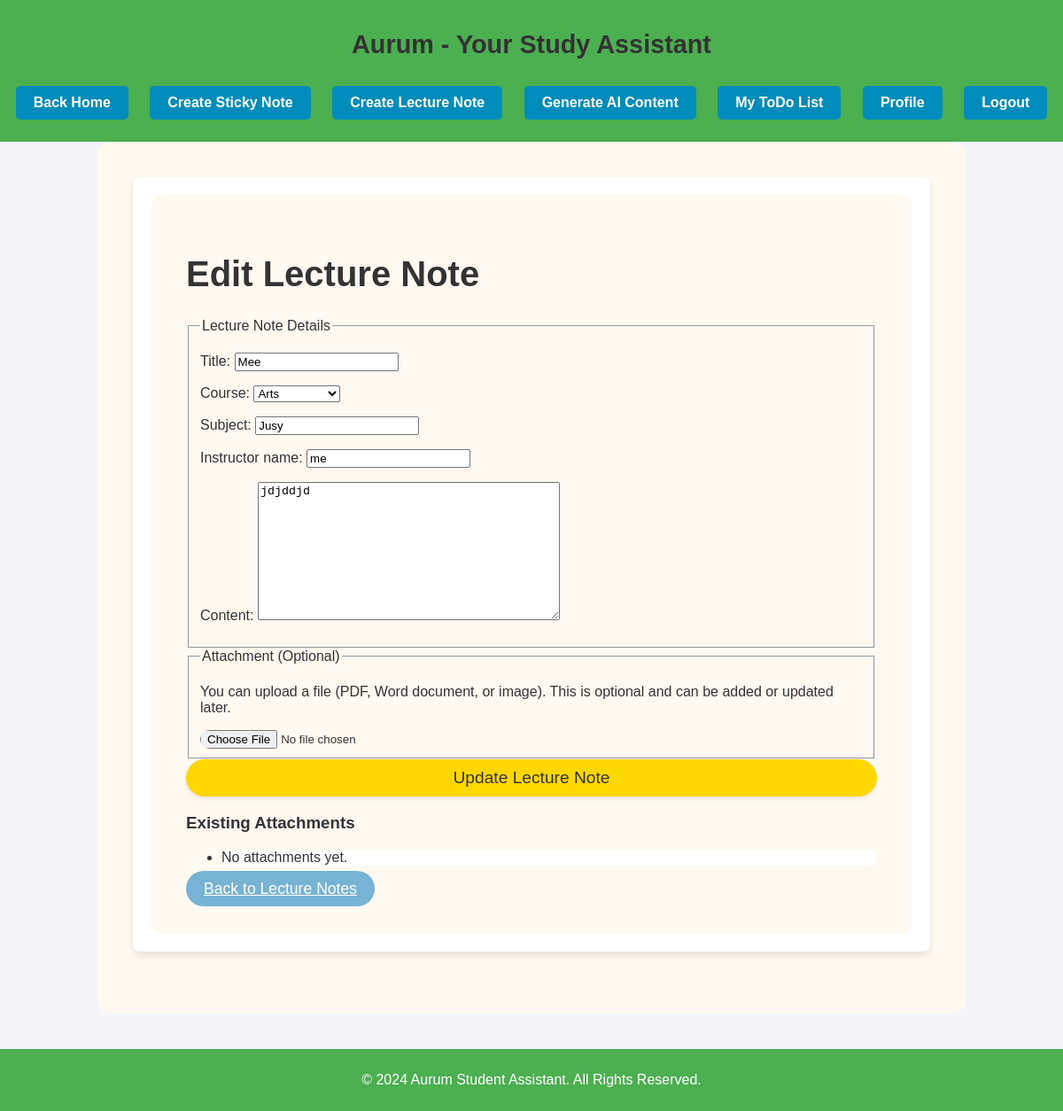
/notes/sticky-notes/lecture-note/1/edit/ (signed in), run on the app's committed database.
### notes/models.py (models this page shows, shortened)
class LectureNote(models.Model):
    COURSE_CHOICES = [
        ('Science', 'Science'),
        ('Arts', 'Arts'),
        ('History', 'History'),
        ('Politics', 'Politics'),
        ('Mathematics', 'Mathematics'),
    ]
    user = models.ForeignKey(settings.AUTH_USER_MODEL, on_delete=models.CASCADE, related_name="lecture_notes")
    title = models.CharField(max_length=200)
    course = models.CharField(max_length=50, choices=COURSE_CHOICES)
    lecture_date = models.DateField(auto_now_add=True)
    instructor_name = models.CharField(max_length=200, blank=True)
    last_updated = models.DateTimeField(auto_now=True)
    created_at = models.DateTimeField(auto_now_add=True)
    content = models.TextField()
    subject = models.CharField(max_length=100, blank=True)

### notes/views.py (the view)
# urls.py: path('lecture-note/<int:pk>/edit/', views.add_edit_lecture_note, name='edit_lecture_note'),
@login_required
def add_edit_lecture_note(request, pk=None):
    lecture_note = None
    if pk:
        lecture_note = get_object_or_404(LectureNote, pk=pk, user=request.user)
    if request.method == "POST":
        note_form = LectureNoteForm(request.POST, instance=lecture_note)
        attachment_form = LectureAttachmentForm(request.POST, request.FILES)
        if note_form.is_valid():
            lecture_note_instance = note_form.save(commit=False)
            lecture_note_instance.user = request.user  # Assign the logged-in user
            lecture_note_instance.save()
            if 'file' in request.FILES:
                if attachment_form.is_valid():
                    attachment = attachment_form.save(commit=False)
                    attachment.lecture_note = lecture_note_instance
                    attachment.save()
            return redirect('lecture_notes_list')
    else:
        note_form = LectureNoteForm(instance=lecture_note)
        attachment_form = LectureAttachmentForm()
    return render(
        request,
        'lecture_note/add_edit_lecture_note.html',
        {'note_form': note_form, 'attachment_form': attachment_form, 'lecture_note': lecture_note}
    )

### notes/forms.py
class LectureNoteForm(forms.ModelForm):
    class Meta:
        model = LectureNote
        fields = ['title', 'course', 'subject', 'instructor_name', 'content']

class LectureAttachmentForm(forms.ModelForm):
    class Meta:
        model = LectureAttachment
        fields = ['file']

### notes/templates/lecture_note/add_edit_lecture_note.html (shortened to what this page needs)
{% extends "base.html" %}
{% block content %}
<div class="container py-5">
    <h1 class="text-center mb-4" style="color: #333;">
        {% if lecture_note %} Edit{% else %}<i class="fas fa-plus"></i> Add{% endif %} Lecture Note
    </h1>
    <form method="POST" enctype="multipart/form-data">
        <fieldset class="mb-4">
            <legend class="text-primary">Lecture Note Details</legend>
            <div class="form-group">
                {{ note_form.as_p }}
            </div>
        </fieldset>
        <fieldset class="mb-4">
            <legend class="text-primary">Attachment (Optional)</legend>
            <p>You can upload a file (PDF, Word document, or image). This is optional and can be added or updated later.</p>
            <input type="file" name="file" id="id_file" class="form-control">
        </fieldset>
        <button type="submit" class="btn btn-success btn-block">
            {% if lecture_note %}  Update {% else %} <i class="fas fa-plus-circle"></i> Create {% endif %} Lecture Note
        </button>
    </form>
    {% if lecture_note %}
    <div class="mt-5">
        <h3>Existing Attachments</h3>
        <ul class="list-group">
            {% for attachment in lecture_note.lectureattachment.all %}
            <li class="list-group-item d-flex justify-content-between align-items-center">
                <a href="{{ attachment.file.url }}" target="_blank" class="text-dark">
                    <i class="fas fa-paperclip"></i> {{ attachment.file.name }}
                </a>
                <form method="POST" action="{% url 'delete_attachment' pk=lecture_note.pk attachment_id=attachment.pk %}" style="display:inline;">
                    {% csrf_token %}
                    <button type="submit" class="btn btn-danger btn-sm" onclick="return confirm('Are you sure you want to delete this attachment?');">
                        <i class="fas fa-trash"></i> Delete
                    </button>
                </form>
            </li>
            {% empty %}
            <li class="list-group-item">No attachments yet.</li>
            {% endfor %}
        </ul>
    </div>
    {% endif %}
    <div class="mt-4 text-center">
        <a href="{% url 'lecture_notes_list' %}" class="btn btn-info">
             Back to Lecture Notes
        </a>
    </div>
</div>
{% endblock %}

### notes/templates/base.html (style rules this page uses)
body { font-family: 'Poppins', sans-serif; margin: 0; padding: 0; background-color: #f4f4f9; color: #333; }
.container { max-width: 1200px; margin: 0 auto; padding: 20px; }
button { background-color: #4CAF50; color: white; padding: 12px 20px; border: none; border-radius: 5px; font-size: 1em; cursor: pointer; width: 100%; }

### notes/templates/lecture_note/add_edit_lecture_note.html (style rules this page uses)
.container { max-width: 900px; margin: 0 auto; background-color: #fff9f1; border-radius: 15px; padding: 40px; }
h1 { color: #333; font-size: 2.5em; }
.btn { border-radius: 20px; padding: 10px 20px; font-size: 1.1em; }
.btn-success { background-color: #ffd700; color: #333; border-radius: 25px; font-size: 1.2em; box-shadow: 0 2px 5px rgba(0, 0, 0, 0.1); }
.btn-info { background-color: #77b3d4; color: white; }
.form-control { border-radius: 20px; }
.list-group-item { background-color: #fff; border-radius: 8px; margin-bottom: 10px; }

### data on the page
LectureNote: title "Mee", course "Arts", subject "Jusy", instructor_name "me", content "jdjddjd"
